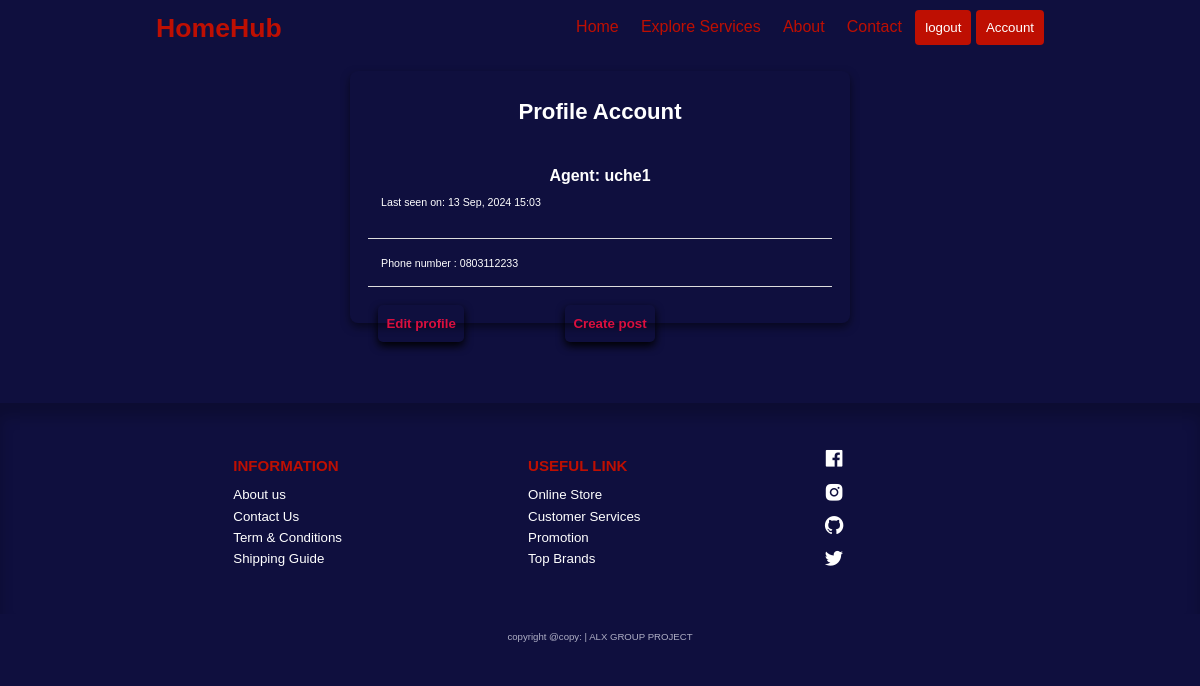
/account/ (signed in), run on an earlier commit of the app's database.
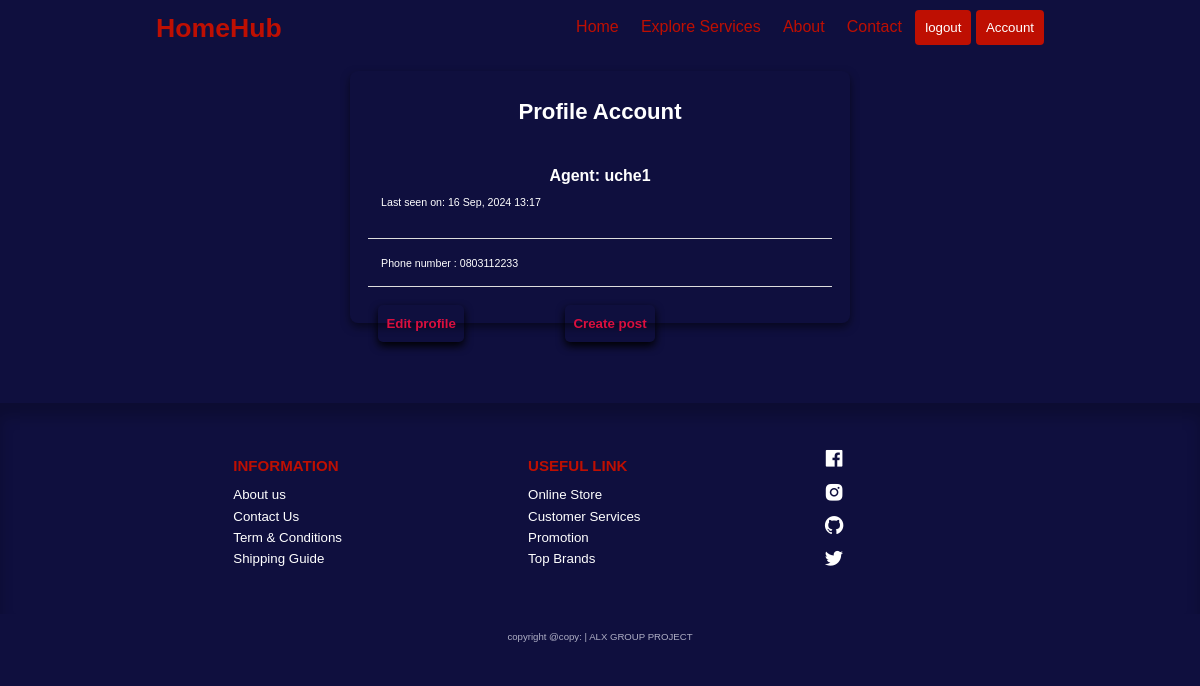
And on a later commit of the database.
### app/models.py (models this page shows, shortened)
class User(db.Model, UserMixin):
    id = db.Column(db.Integer, primary_key=True)
    first_name = db.Column(db.String(20), nullable=False)
    last_name = db.Column(db.String(20), nullable=False)
    username = db.Column(db.String(20), unique=True, nullable=False)
    email = db.Column(db.String(40), nullable=False)
    password_hash = db.Column(db.String(250), nullable=False)
    phone_number = db.Column(db.String(15), nullable=False)
    phone_number_2 = db.Column(db.String(15))
    last_seen = db.Column(db.DateTime, default=lambda: datetime.now(timezone.utc))
    posts = db.relationship(
        'Post', backref='agent', lazy=True)

### app/routes.py (the view)
@app.route('/account/')
@login_required
def account():
    user = User.query.all()
    return render_template('account.html', title='account page', user=user)

### app/models.py (called while the page is built)
@login.user_loader
def load_user(id):
    return User.query.get(int(id))

### app/routes.py (called while the page is built)
@app.before_request
def before_request():
    if current_user.is_authenticated:
        current_user.last_seen = datetime.now(timezone.utc)
        db.session.commit()

### app/templates/account.html (shortened to what this page needs)
{% extends 'base.html' %}
    {% block content %}
        <section class="empty__page_load">
            <h1>Profile Account</h1>
            <table>
                <tr>
                    <td >
                        <h1>Agent: {{ current_user.username }}</h1>
                        {% if current_user.last_seen %}<p>Last seen on: {{ current_user.last_seen.strftime(
                            '%d %b, %Y %H:%M') }}</p><br>
                        {% endif %}
                    </td>
                </tr>
                <tr>
                    <td>
                        <p>Phone number : {{ current_user.phone_number }}</p>
                    </td>
                </tr>
            </table>
           <div class="cont2">
                <small class="small1">
                    <a href="{{ url_for('edit_account') }}">Edit profile</a>
                </small>
                <small class="small2">
                    <a href="{{ url_for('new_post') }}">Create post</a>
                </small>
           </div>
        </section>
    {% endblock content %}

### app/templates/base.html (shortened to what this page needs)
</html><!DOCTYPE html>
<html lang="en">
  <head>
    <link
      href="https://unpkg.com/boxicons@2.0.7/css/boxicons.min.css"
      rel="stylesheet"
    />
    <link
      rel="stylesheet"
      href="https://cdnjs.cloudflare.com/ajax/libs/font-awesome/5.15.3/css/all.min.css"
    />
    <link rel="stylesheet" href="{{ url_for('static', filename='css/styles.css') }}">
  </head>
  <body>
    <div class="navigation">
        <div class="nav-center container d-flex">
          <a href="#" class="logo"><h1>HomeHub</h1></a>
          <ul class="nav-list d-flex">
            <li class="nav-item">
              <a href="{{ url_for('home') }}" class="nav-link">Home</a>
          </li>
            <li class="nav-item">
              <a href="{{ url_for('all_post') }}" class="nav-link">Explore Services</a>
          </li>
          <li class="nav-item">
              <a href="./about.html" class="nav-link">About</a>
          </li>
          <li class="nav-item">
              <a href="./contact.html" class="nav-link">Contact</a>
          </li>
            {% if current_user.is_authenticated %}
              <li class="nav-item">
                  <a href="{{ url_for('logout') }}" class="nav_sign">logout</a>
              </li>
              <li class="nav-item">
                  <a href="{{ url_for('account') }}" class="nav_sign">Account</a>
              </li>
            {% endif %}
          </ul>
        </div>
    </div>
    {% block content %}
    {% endblock content %}
    <footer class="footer">
      <div class="row">
        <div class="col d-flex">
            <h2>INFORMATION</h2>
            <a href="./about.html">About us</a>
            <a href="./contact.html">Contact Us</a>
            <a href="#">Term & Conditions</a>
            <a href="#">Shipping Guide</a>
        </div>
        <div class="col d-flex">
            <h2>USEFUL LINK</h2>
            <a href="#">Online Store</a>
            <a href="#">Customer Services</a>
            <a href="#">Promotion</a>
            <a href="#">Top Brands</a>
        </div>
        <div class="col d-flex">
            <span><i class="bx bxl-facebook-square"></i></span>
            <span><i class="bx bxl-instagram-alt"></i></span>
            <span><i class="bx bxl-github"></i></span>
            <span><i class="bx bxl-twitter"></i></span>
        </div>
      </div>
    </footer>
  <div class="footer__copyright">
      <small>copyright @copy: | ALX GROUP PROJECT</small>
  </div>
  </body>
</html>

### app/static/css/styles.css (style rules this page uses)
:root { --white: #fff; --black: #222; --green: #be0f02; --grey1: #f0f0f0; --grey2: #e9d7d3; }
*, *::before, *::after { margin: 0; padding: 0; box-sizing: inherit; }
html { box-sizing: border-box; font-size: 55.5%; scroll-behavior: smooth; }
body { font-family: "Roboto", sans-serif; font-size: 1.6rem; background-color: var(--white); font-weight: 400; font-style: normal; }
a { text-decoration: none; }
li { list-style: none; }
.d-flex { display: flex; align-items: center; }
.navigation { position: relative; z-index: 2; height: 6rem; line-height: 6rem; }
.nav-center { justify-content: space-between; }
.logo h1 { color: var(--green); }
.nav-center .nav-item:not(:last-child) { margin-right: 0.5rem; }
.nav-center .nav-link { font-size: 1.8rem; padding: 1rem; color: var(--green); }
.nav_sign { background-color: var(--green); padding: 10px; font-size: 1.5rem; color: var(--white); border-radius: 4px; }
.footer { padding: 5rem 3rem 5rem 20rem; background-color: var(--color-bg); box-shadow: inset 0 1.5rem 1.5rem rgba(0, 0, 0, 0.2); }
footer .row { display: grid; grid-template-columns: 1fr 1fr 1fr; max-width: 99.6rem; margin: 0 auto; }
.footer .col { flex-direction: column; color: var(--white); align-items: flex-start; }
.footer .col h2 { color: var(--green); }
.footer .col:last-child { flex-direction: column; justify-content: space-between; }
.footer .col:last-child span { font-size: 2.5rem; margin-right: 0.5rem; color: var(--white); }
.footer .col a { color: var(--white); font-size: 1.5rem; font-weight: 300; }
:root { --color-primary: #6f6af8; --color-primary-light: hsl(242, 91%, 69%, 18%); --color-primary-variant: #5854c7; --color-red: #da0f3f; --color-red-light: hsl(346, 87%, 46%, 15%); --color-green: #00c476; --color-green-light: hsl(156, 100%, 38%, 15%); --color-gray-900: #1e1e66; --color-gray-700: #2d2b7c; --color-gray-300: rgba(242, 242, 254, 0.3); --color-gray-200: rgba(242, 242, 254, 0.7); --color-white: #f2f2fe; --color-bg: #0f0f3e; --transition: all 300ms ease; --container-width-lg: 74%; --container-width-md: 88%; --form-width: 40%; --card-border-radius-1: 0.3rem; --card-border-radius-2: 0.5rem; --card-border-radius-3: 0.8rem; --card-border-radius-4: 2rem; --card-border-radius-5: 5rem; }
* { margin: 0; padding: 0; outline: 0; border: 0; appearance: 0; list-style: none; text-decoration: none; box-sizing: border-box; }
body { font-family: 'Montserrat', sans-serif; line-height: 1.6; color: var(--color-gray-200); overflow-x: hidden; background: var(--color-bg); font-size: 0.9rem; }
.container { width: var(--container-width-lg); max-width: 80%; margin-inline: auto; }
section { margin-top: 3rem; width: 100vw; }
h1, h2, h3, h4, h5 { color: var(--color-white); line-height: 1.3; }
h1 { font-size: 3rem; margin: 1rem 0; }
h2 { font-size: 1.7rem; margin: 1rem 0; }
a { color: var(--color-white); transition: var(--transition); }
footer { background: var(--color-bg); padding: 5rem 0 0; box-shadow: inset 0 1.5rem 1.5rem rgba(0, 0, 0, 0.2); }
.footer__copyright { text-align: center; padding: 1.5rem 0; font-size: 1.3rem; border-top: 2px solid var(--color-bg); }
.empty__page_load { margin: 2rem auto; margin-bottom: 9rem; padding: 2rem; width: 500px; background-color: transparent; border-radius: 8px; box-shadow: 0 4px 8px rgba(0, 0, 0, 0.5); }
.empty__page_load h1 { text-align: center; font-size: 2.5rem; color: var(--white); margin-bottom: 2rem; }
.empty__page_load table { width: 100%; border-collapse: collapse; }
.empty__page_load td { padding: 1.5rem; text-align: left; vertical-align: top; font-size: 1.2rem; color: var(--white) }
.empty__page_load td h1 { font-size: 1.8rem; color: var(--white); margin-bottom: 1rem; }
.empty__page_load td p { margin: 0.5rem 0; font-size: 1.2rem; color: var(--white) }
.empty__page_load table tr:not(:last-child) td { border-bottom: 1px solid #ddd; }
.empty__page_load table tr:not(:first-child) td { border-bottom: 1px solid #ddd; }
.empty__page_load .cont2 { margin-top: 2rem; text-align: center; font-weight: 600; }
.empty__page_load .cont2 .small1 a { float: left; margin-left: 1.2rem; font-size: 1.5rem; background-color: transparent; color: var(--color-red); box-shadow: 0 4px 8px rgba(0, 0, 0, 1.5); border-radius: 5px; padding: 0.9rem; }
.empty__page_load .cont2 .small2 a { float: right; margin-right: 20rem; font-size: 1.5rem; background-color: transparent; color: var(--color-red); box-shadow: 0 4px 8px rgba(0, 0, 0, 1.5); border-radius: 5px; padding: 0.9rem; }

What changed in the data, as far as the page shows it:
changed User "uche1": last_seen "13 Sep, 2024 15:03" → "16 Sep, 2024 13:17"
